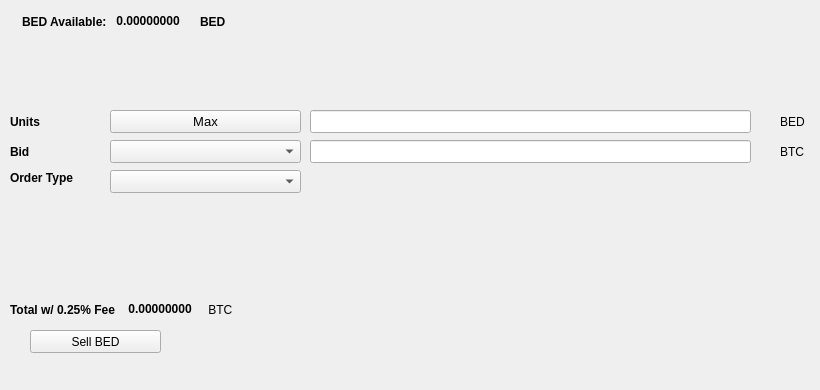
   <widget class="QWidget" name="SellTab">
    <attribute name="title">
     <string>Sell</string>
    </attribute>
    <widget class="QLabel" name="label_16">
     <property name="geometry">
      <rect>
       <x>780</x>
       <y>140</y>
       <width>31</width>
       <height>23</height>
      </rect>
     </property>
     <property name="text">
      <string>BTC</string>
     </property>
    </widget>
    <widget class="QComboBox" name="SellBidcomboBox">
     <property name="geometry">
      <rect>
       <x>110</x>
       <y>140</y>
       <width>191</width>
       <height>23</height>
      </rect>
     </property>
     <property name="font">
      <font>
       <pointsize>10</pointsize>
      </font>
     </property>
    </widget>
    <widget class="QLabel" name="label_18">
     <property name="geometry">
      <rect>
       <x>10</x>
       <y>110</y>
       <width>46</width>
       <height>23</height>
      </rect>
     </property>
     <property name="font">
      <font>
       <weight>75</weight>
       <bold>true</bold>
      </font>
     </property>
     <property name="text">
      <string>Units</string>
     </property>
    </widget>
    <widget class="QPushButton" name="Sell_Max_Amount">
     <property name="geometry">
      <rect>
       <x>110</x>
       <y>110</y>
       <width>191</width>
       <height>23</height>
      </rect>
     </property>
     <property name="font">
      <font>
       <pointsize>10</pointsize>
      </font>
     </property>
     <property name="text">
      <string>Max</string>
     </property>
    </widget>
    <widget class="QLabel" name="label_20">
     <property name="geometry">
      <rect>
       <x>10</x>
       <y>170</y>
       <width>91</width>
       <height>16</height>
      </rect>
     </property>
     <property name="font">
      <font>
       <weight>75</weight>
       <bold>true</bold>
      </font>
     </property>
     <property name="text">
      <string>Order Type</string>
     </property>
    </widget>
    <widget class="QComboBox" name="SellOrdertypeCombo">
     <property name="geometry">
      <rect>
       <x>110</x>
       <y>170</y>
       <width>191</width>
       <height>23</height>
      </rect>
     </property>
     <property name="font">
      <font>
       <pointsize>10</pointsize>
      </font>
     </property>
    </widget>
    <widget class="QLabel" name="label_21">
     <property name="geometry">
      <rect>
       <x>10</x>
       <y>140</y>
       <width>46</width>
       <height>23</height>
      </rect>
     </property>
     <property name="font">
      <font>
       <weight>75</weight>
       <bold>true</bold>
      </font>
     </property>
     <property name="text">
      <string>Bid</string>
     </property>
    </widget>
    <widget class="QLabel" name="label_22">
     <property name="geometry">
      <rect>
       <x>780</x>
       <y>110</y>
       <width>31</width>
       <height>23</height>
      </rect>
     </property>
     <property name="text">
      <string>BED</string>
     </property>
    </widget>
    <widget class="QLineEdit" name="UnitsInputBED">
     <property name="geometry">
      <rect>
       <x>310</x>
       <y>110</y>
       <width>441</width>
       <height>23</height>
      </rect>
     </property>
     <property name="font">
      <font>
       <pointsize>9</pointsize>
       <weight>75</weight>
       <bold>true</bold>
      </font>
     </property>
    </widget>
    <widget class="QLineEdit" name="SellBidPriceEdit">
     <property name="geometry">
      <rect>
       <x>310</x>
       <y>140</y>
       <width>441</width>
       <height>23</height>
      </rect>
     </property>
     <property name="font">
      <font>
       <pointsize>9</pointsize>
       <weight>75</weight>
       <bold>true</bold>
      </font>
     </property>
    </widget>
    <widget class="QPushButton" name="SellBEDBTN">
     <property name="geometry">
      <rect>
       <x>30</x>
       <y>330</y>
       <width>131</width>
       <height>23</height>
      </rect>
     </property>
     <property name="text">
      <string>Sell BED</string>
     </property>
     <property name="icon">
      <iconset resource="../bederl">
       <normaloff>:/icons/bitcoin</normaloff>:/icons/bitcoin</iconset>
     </property>
    </widget>
    <widget class="QWidget" name="layoutWidget3">
     <property name="geometry">
      <rect>
       <x>22</x>
       <y>12</y>
       <width>258</width>
       <height>19</height>
      </rect>
     </property>
     <layout class="QHBoxLayout" name="horizontalLayout">
      <item>
       <widget class="QLabel" name="label232_2">
        <property name="font">
         <font>
          <weight>75</weight>
          <bold>true</bold>
         </font>
        </property>
        <property name="text">
         <string>BED Available:</string>
        </property>
       </widget>
      </item>
      <item>
       <widget class="QLabel" name="BEDAvailableLabel">
        <property name="palette">
         <palette>
          <active>
           <colorrole role="WindowText">
            <brush brushstyle="SolidPattern">
             <color alpha="255">
              <red>0</red>
              <green>0</green>
              <blue>0</blue>
             </color>
            </brush>
           </colorrole>
           <colorrole role="Button">
            <brush brushstyle="SolidPattern">
             <color alpha="255">
              <red>0</red>
              <green>170</green>
              <blue>0</blue>
             </color>
            </brush>
           </colorrole>
           <colorrole role="Light">
            <brush brushstyle="SolidPattern">
             <color alpha="255">
              <red>0</red>
              <green>255</green>
              <blue>0</blue>
             </color>
            </brush>
           </colorrole>
           <colorrole role="Midlight">
            <brush brushstyle="SolidPattern">
             <color alpha="255">
              <red>0</red>
              <green>212</green>
              <blue>0</blue>
             </color>
            </brush>
           </colorrole>
           <colorrole role="Dark">
            <brush brushstyle="SolidPattern">
             <color alpha="255">
              <red>0</red>
              <green>85</green>
              <blue>0</blue>
             </color>
            </brush>
           </colorrole>
           <colorrole role="Mid">
            <brush brushstyle="SolidPattern">
             <color alpha="255">
              <red>0</red>
              <green>113</green>
              <blue>0</blue>
             </color>
            </brush>
           </colorrole>
           <colorrole role="Text">
            <brush brushstyle="SolidPattern">
             <color alpha="255">
              <red>0</red>
              <green>170</green>
              <blue>0</blue>
             </color>
            </brush>
           </colorrole>
           <colorrole role="BrightText">
            <brush brushstyle="SolidPattern">
             <color alpha="255">
              <red>255</red>
              <green>255</green>
              <blue>255</blue>
             </color>
            </brush>
           </colorrole>
           <colorrole role="ButtonText">
            <brush brushstyle="SolidPattern">
             <color alpha="255">
              <red>0</red>
              <green>0</green>
              <blue>0</blue>
             </color>
            </brush>
           </colorrole>
           <colorrole role="Base">
            <brush brushstyle="SolidPattern">
             <color alpha="255">
              <red>255</red>
              <green>255</green>
              <blue>255</blue>
             </color>
            </brush>
           </colorrole>
           <colorrole role="Window">
            <brush brushstyle="SolidPattern">
             <color alpha="255">
              <red>0</red>
              <green>170</green>
              <blue>0</blue>
             </color>
            </brush>
           </colorrole>
           <colorrole role="Shadow">
            <brush brushstyle="SolidPattern">
             <color alpha="255">
              <red>0</red>
              <green>0</green>
              <blue>0</blue>
             </color>
            </brush>
           </colorrole>
           <colorrole role="AlternateBase">
            <brush brushstyle="SolidPattern">
             <color alpha="255">
              <red>127</red>
              <green>212</green>
              <blue>127</blue>
             </color>
            </brush>
           </colorrole>
           <colorrole role="ToolTipBase">
            <brush brushstyle="SolidPattern">
             <color alpha="255">
              <red>255</red>
              <green>255</green>
              <blue>220</blue>
             </color>
            </brush>
           </colorrole>
           <colorrole role="ToolTipText">
            <brush brushstyle="SolidPattern">
             <color alpha="255">
              <red>0</red>
              <green>0</green>
              <blue>0</blue>
             </color>
            </brush>
           </colorrole>
          </active>
          <inactive>
           <colorrole role="WindowText">
            <brush brushstyle="SolidPattern">
             <color alpha="255">
              <red>0</red>
              <green>0</green>
              <blue>0</blue>
             </color>
            </brush>
           </colorrole>
           <colorrole role="Button">
            <brush brushstyle="SolidPattern">
             <color alpha="255">
              <red>0</red>
              <green>170</green>
              <blue>0</blue>
             </color>
            </brush>
           </colorrole>
           <colorrole role="Light">
            <brush brushstyle="SolidPattern">
             <color alpha="255">
              <red>0</red>
              <green>255</green>
              <blue>0</blue>
             </color>
            </brush>
           </colorrole>
           <colorrole role="Midlight">
            <brush brushstyle="SolidPattern">
             <color alpha="255">
              <red>0</red>
              <green>212</green>
              <blue>0</blue>
             </color>
            </brush>
           </colorrole>
           <colorrole role="Dark">
            <brush brushstyle="SolidPattern">
             <color alpha="255">
              <red>0</red>
              <green>85</green>
              <blue>0</blue>
             </color>
            </brush>
           </colorrole>
           <colorrole role="Mid">
            <brush brushstyle="SolidPattern">
             <color alpha="255">
              <red>0</red>
              <green>113</green>
              <blue>0</blue>
             </color>
            </brush>
           </colorrole>
           <colorrole role="Text">
            <brush brushstyle="SolidPattern">
             <color alpha="255">
              <red>0</red>
              <green>170</green>
              <blue>0</blue>
             </color>
            </brush>
           </colorrole>
           <colorrole role="BrightText">
            <brush brushstyle="SolidPattern">
             <color alpha="255">
              <red>255</red>
              <green>255</green>
              <blue>255</blue>
             </color>
            </brush>
           </colorrole>
           <colorrole role="ButtonText">
            <brush brushstyle="SolidPattern">
             <color alpha="255">
              <red>0</red>
              <green>0</green>
              <blue>0</blue>
             </color>
            </brush>
           </colorrole>
           <colorrole role="Base">
            <brush brushstyle="SolidPattern">
             <color alpha="255">
              <red>255</red>
              <green>255</green>
              <blue>255</blue>
             </color>
            </brush>
           </colorrole>
           <colorrole role="Window">
            <brush brushstyle="SolidPattern">
             <color alpha="255">
              <red>0</red>
              <green>170</green>
              <blue>0</blue>
             </color>
            </brush>
           </colorrole>
           <colorrole role="Shadow">
            <brush brushstyle="SolidPattern">
             <color alpha="255">
              <red>0</red>
              <green>0</green>
              <blue>0</blue>
             </color>
            </brush>
           </colorrole>
           <colorrole role="AlternateBase">
            <brush brushstyle="SolidPattern">
             <color alpha="255">
              <red>127</red>
              <green>212</green>
              <blue>127</blue>
             </color>
            </brush>
           </colorrole>
           <colorrole role="ToolTipBase">
            <brush brushstyle="SolidPattern">
             <color alpha="255">
              <red>255</red>
              <green>255</green>
              <blue>220</blue>
             </color>
            </brush>
           </colorrole>
           <colorrole role="ToolTipText">
            <brush brushstyle="SolidPattern">
             <color alpha="255">
              <red>0</red>
              <green>0</green>
              <blue>0</blue>
             </color>
            </brush>
           </colorrole>
          </inactive>
          <disabled>
           <colorrole role="WindowText">
            <brush brushstyle="SolidPattern">
             <color alpha="255">
              <red>0</red>
              <green>85</green>
              <blue>0</blue>
             </color>
            </brush>
           </colorrole>
           <colorrole role="Button">
            <brush brushstyle="SolidPattern">
             <color alpha="255">
              <red>0</red>
              <green>170</green>
              <blue>0</blue>
             </color>
            </brush>
           </colorrole>
           <colorrole role="Light">
            <brush brushstyle="SolidPattern">
             <color alpha="255">
              <red>0</red>
              <green>255</green>
              <blue>0</blue>
             </color>
            </brush>
           </colorrole>
           <colorrole role="Midlight">
            <brush brushstyle="SolidPattern">
             <color alpha="255">
              <red>0</red>
              <green>212</green>
              <blue>0</blue>
             </color>
            </brush>
           </colorrole>
           <colorrole role="Dark">
            <brush brushstyle="SolidPattern">
             <color alpha="255">
              <red>0</red>
              <green>85</green>
              <blue>0</blue>
             </color>
            </brush>
           </colorrole>
           <colorrole role="Mid">
            <brush brushstyle="SolidPattern">
             <color alpha="255">
              <red>0</red>
              <green>113</green>
              <blue>0</blue>
             </color>
            </brush>
           </colorrole>
           <colorrole role="Text">
            <brush brushstyle="SolidPattern">
             <color alpha="255">
              <red>0</red>
              <green>85</green>
              <blue>0</blue>
             </color>
            </brush>
           </colorrole>
           <colorrole role="BrightText">
            <brush brushstyle="SolidPattern">
             <color alpha="255">
              <red>255</red>
              <green>255</green>
              <blue>255</blue>
             </color>
            </brush>
           </colorrole>
           <colorrole role="ButtonText">
            <brush brushstyle="SolidPattern">
             <color alpha="255">
              <red>0</red>
              <green>85</green>
              <blue>0</blue>
             </color>
            </brush>
           </colorrole>
           <colorrole role="Base">
            <brush brushstyle="SolidPattern">
             <color alpha="255">
              <red>0</red>
              <green>170</green>
              <blue>0</blue>
             </color>
            </brush>
           </colorrole>
           <colorrole role="Window">
            <brush brushstyle="SolidPattern">
             <color alpha="255">
              <red>0</red>
              <green>170</green>
              <blue>0</blue>
             </color>
            </brush>
           </colorrole>
           <colorrole role="Shadow">
            <brush brushstyle="SolidPattern">
             <color alpha="255">
              <red>0</red>
              <green>0</green>
              <blue>0</blue>
             </color>
            </brush>
           </colorrole>
           <colorrole role="AlternateBase">
            <brush brushstyle="SolidPattern">
             <color alpha="255">
              <red>0</red>
              <green>170</green>
              <blue>0</blue>
             </color>
            </brush>
           </colorrole>
           <colorrole role="ToolTipBase">
            <brush brushstyle="SolidPattern">
             <color alpha="255">
              <red>255</red>
              <green>255</green>
              <blue>220</blue>
             </color>
            </brush>
           </colorrole>
           <colorrole role="ToolTipText">
            <brush brushstyle="SolidPattern">
             <color alpha="255">
              <red>0</red>
              <green>0</green>
              <blue>0</blue>
             </color>
            </brush>
           </colorrole>
          </disabled>
         </palette>
        </property>
        <property name="font">
         <font>
          <weight>75</weight>
          <bold>true</bold>
         </font>
        </property>
        <property name="text">
         <string> 0.00000000 </string>
        </property>
        <property name="textInteractionFlags">
         <set>Qt::LinksAccessibleByMouse|Qt::TextSelectableByKeyboard|Qt::TextSelectableByMouse</set>
        </property>
       </widget>
      </item>
      <item>
       <widget class="QLabel" name="labelBED">
        <property name="font">
         <font>
          <weight>75</weight>
          <bold>true</bold>
         </font>
        </property>
        <property name="text">
         <string>BED</string>
        </property>
       </widget>
      </item>
     </layout>
    </widget>
    <widget class="QWidget" name="layoutWidget">
     <property name="geometry">
      <rect>
       <x>10</x>
       <y>300</y>
       <width>268</width>
       <height>19</height>
      </rect>
     </property>
     <layout class="QHBoxLayout" name="horizontalLayout_2">
      <item>
       <widget class="QLabel" name="label_19">
        <property name="font">
         <font>
          <weight>75</weight>
          <bold>true</bold>
         </font>
        </property>
        <property name="text">
         <string>Total w/ 0.25% Fee </string>
        </property>
       </widget>
      </item>
      <item>
       <widget class="QLabel" name="SellCostLabel">
        <property name="palette">
         <palette>
          <active>
           <colorrole role="WindowText">
            <brush brushstyle="SolidPattern">
             <color alpha="255">
              <red>0</red>
              <green>0</green>
              <blue>0</blue>
             </color>
            </brush>
           </colorrole>
           <colorrole role="Button">
            <brush brushstyle="SolidPattern">
             <color alpha="255">
              <red>0</red>
              <green>170</green>
              <blue>0</blue>
             </color>
            </brush>
           </colorrole>
           <colorrole role="Light">
            <brush brushstyle="SolidPattern">
             <color alpha="255">
              <red>0</red>
              <green>255</green>
              <blue>0</blue>
             </color>
            </brush>
           </colorrole>
           <colorrole role="Midlight">
            <brush brushstyle="SolidPattern">
             <color alpha="255">
              <red>0</red>
              <green>212</green>
              <blue>0</blue>
             </color>
            </brush>
           </colorrole>
           <colorrole role="Dark">
            <brush brushstyle="SolidPattern">
             <color alpha="255">
              <red>0</red>
              <green>85</green>
              <blue>0</blue>
             </color>
            </brush>
           </colorrole>
           <colorrole role="Mid">
            <brush brushstyle="SolidPattern">
             <color alpha="255">
              <red>0</red>
              <green>113</green>
              <blue>0</blue>
             </color>
            </brush>
           </colorrole>
           <colorrole role="Text">
            <brush brushstyle="SolidPattern">
             <color alpha="255">
              <red>0</red>
              <green>170</green>
              <blue>0</blue>
             </color>
            </brush>
           </colorrole>
           <colorrole role="BrightText">
            <brush brushstyle="SolidPattern">
             <color alpha="255">
              <red>255</red>
              <green>255</green>
              <blue>255</blue>
             </color>
            </brush>
           </colorrole>
           <colorrole role="ButtonText">
            <brush brushstyle="SolidPattern">
             <color alpha="255">
              <red>0</red>
              <green>0</green>
              <blue>0</blue>
             </color>
            </brush>
           </colorrole>
           <colorrole role="Base">
            <brush brushstyle="SolidPattern">
             <color alpha="255">
              <red>255</red>
              <green>255</green>
              <blue>255</blue>
             </color>
            </brush>
           </colorrole>
           <colorrole role="Window">
            <brush brushstyle="SolidPattern">
             <color alpha="255">
              <red>0</red>
              <green>170</green>
              <blue>0</blue>
             </color>
            </brush>
           </colorrole>
           <colorrole role="Shadow">
            <brush brushstyle="SolidPattern">
             <color alpha="255">
              <red>0</red>
              <green>0</green>
              <blue>0</blue>
             </color>
            </brush>
           </colorrole>
           <colorrole role="AlternateBase">
            <brush brushstyle="SolidPattern">
             <color alpha="255">
              <red>127</red>
              <green>212</green>
              <blue>127</blue>
             </color>
            </brush>
           </colorrole>
           <colorrole role="ToolTipBase">
            <brush brushstyle="SolidPattern">
             <color alpha="255">
              <red>255</red>
              <green>255</green>
              <blue>220</blue>
             </color>
            </brush>
           </colorrole>
           <colorrole role="ToolTipText">
            <brush brushstyle="SolidPattern">
             <color alpha="255">
              <red>0</red>
              <green>0</green>
              <blue>0</blue>
             </color>
            </brush>
           </colorrole>
          </active>
          <inactive>
           <colorrole role="WindowText">
            <brush brushstyle="SolidPattern">
             <color alpha="255">
              <red>0</red>
              <green>0</green>
              <blue>0</blue>
             </color>
            </brush>
           </colorrole>
           <colorrole role="Button">
            <brush brushstyle="SolidPattern">
             <color alpha="255">
              <red>0</red>
              <green>170</green>
              <blue>0</blue>
             </color>
            </brush>
           </colorrole>
           <colorrole role="Light">
            <brush brushstyle="SolidPattern">
             <color alpha="255">
              <red>0</red>
              <green>255</green>
              <blue>0</blue>
             </color>
            </brush>
           </colorrole>
           <colorrole role="Midlight">
            <brush brushstyle="SolidPattern">
             <color alpha="255">
              <red>0</red>
              <green>212</green>
              <blue>0</blue>
             </color>
            </brush>
           </colorrole>
           <colorrole role="Dark">
            <brush brushstyle="SolidPattern">
             <color alpha="255">
              <red>0</red>
              <green>85</green>
              <blue>0</blue>
             </color>
            </brush>
           </colorrole>
           <colorrole role="Mid">
            <brush brushstyle="SolidPattern">
             <color alpha="255">
              <red>0</red>
              <green>113</green>
              <blue>0</blue>
             </color>
            </brush>
           </colorrole>
           <colorrole role="Text">
            <brush brushstyle="SolidPattern">
             <color alpha="255">
              <red>0</red>
              <green>170</green>
              <blue>0</blue>
             </color>
            </brush>
           </colorrole>
           <colorrole role="BrightText">
            <brush brushstyle="SolidPattern">
             <color alpha="255">
              <red>255</red>
              <green>255</green>
              <blue>255</blue>
             </color>
            </brush>
           </colorrole>
           <colorrole role="ButtonText">
            <brush brushstyle="SolidPattern">
             <color alpha="255">
              <red>0</red>
              <green>0</green>
              <blue>0</blue>
             </color>
            </brush>
           </colorrole>
           <colorrole role="Base">
            <brush brushstyle="SolidPattern">
             <color alpha="255">
              <red>255</red>
              <green>255</green>
              <blue>255</blue>
             </color>
            </brush>
           </colorrole>
           <colorrole role="Window">
            <brush brushstyle="SolidPattern">
             <color alpha="255">
              <red>0</red>
              <green>170</green>
              <blue>0</blue>
             </color>
            </brush>
           </colorrole>
           <colorrole role="Shadow">
            <brush brushstyle="SolidPattern">
             <color alpha="255">
              <red>0</red>
              <green>0</green>
              <blue>0</blue>
             </color>
            </brush>
           </colorrole>
           <colorrole role="AlternateBase">
            <brush brushstyle="SolidPattern">
             <color alpha="255">
              <red>127</red>
              <green>212</green>
              <blue>127</blue>
             </color>
            </brush>
           </colorrole>
           <colorrole role="ToolTipBase">
            <brush brushstyle="SolidPattern">
             <color alpha="255">
              <red>255</red>
              <green>255</green>
              <blue>220</blue>
             </color>
            </brush>
           </colorrole>
           <colorrole role="ToolTipText">
            <brush brushstyle="SolidPattern">
             <color alpha="255">
              <red>0</red>
              <green>0</green>
              <blue>0</blue>
             </color>
            </brush>
           </colorrole>
          </inactive>
          <disabled>
           <colorrole role="WindowText">
            <brush brushstyle="SolidPattern">
             <color alpha="255">
              <red>0</red>
              <green>85</green>
              <blue>0</blue>
             </color>
            </brush>
           </colorrole>
           <colorrole role="Button">
            <brush brushstyle="SolidPattern">
             <color alpha="255">
              <red>0</red>
              <green>170</green>
              <blue>0</blue>
             </color>
            </brush>
           </colorrole>
           <colorrole role="Light">
            <brush brushstyle="SolidPattern">
             <color alpha="255">
              <red>0</red>
              <green>255</green>
              <blue>0</blue>
             </color>
            </brush>
           </colorrole>
           <colorrole role="Midlight">
            <brush brushstyle="SolidPattern">
             <color alpha="255">
              <red>0</red>
              <green>212</green>
              <blue>0</blue>
             </color>
            </brush>
           </colorrole>
           <colorrole role="Dark">
            <brush brushstyle="SolidPattern">
             <color alpha="255">
              <red>0</red>
              <green>85</green>
              <blue>0</blue>
             </color>
            </brush>
           </colorrole>
           <colorrole role="Mid">
            <brush brushstyle="SolidPattern">
             <color alpha="255">
              <red>0</red>
              <green>113</green>
              <blue>0</blue>
             </color>
            </brush>
           </colorrole>
           <colorrole role="Text">
            <brush brushstyle="SolidPattern">
             <color alpha="255">
              <red>0</red>
              <green>85</green>
              <blue>0</blue>
             </color>
            </brush>
           </colorrole>
           <colorrole role="BrightText">
            <brush brushstyle="SolidPattern">
             <color alpha="255">
              <red>255</red>
              <green>255</green>
              <blue>255</blue>
             </color>
            </brush>
           </colorrole>
           <colorrole role="ButtonText">
            <brush brushstyle="SolidPattern">
             <color alpha="255">
              <red>0</red>
              <green>85</green>
              <blue>0</blue>
             </color>
            </brush>
           </colorrole>
           <colorrole role="Base">
            <brush brushstyle="SolidPattern">
             <color alpha="255">
              <red>0</red>
              <green>170</green>
              <blue>0</blue>
             </color>
            </brush>
           </colorrole>
           <colorrole role="Window">
            <brush brushstyle="SolidPattern">
             <color alpha="255">
              <red>0</red>
              <green>170</green>
              <blue>0</blue>
             </color>
            </brush>
           </colorrole>
           <colorrole role="Shadow">
            <brush brushstyle="SolidPattern">
             <color alpha="255">
              <red>0</red>
              <green>0</green>
              <blue>0</blue>
             </color>
            </brush>
           </colorrole>
           <colorrole role="AlternateBase">
            <brush brushstyle="SolidPattern">
             <color alpha="255">
              <red>0</red>
              <green>170</green>
              <blue>0</blue>
             </color>
            </brush>
           </colorrole>
           <colorrole role="ToolTipBase">
            <brush brushstyle="SolidPattern">
             <color alpha="255">
              <red>255</red>
              <green>255</green>
              <blue>220</blue>
             </color>
            </brush>
           </colorrole>
           <colorrole role="ToolTipText">
            <brush brushstyle="SolidPattern">
             <color alpha="255">
              <red>0</red>
              <green>0</green>
              <blue>0</blue>
             </color>
            </brush>
           </colorrole>
          </disabled>
         </palette>
        </property>
        <property name="font">
         <font>
          <weight>75</weight>
          <bold>true</bold>
         </font>
        </property>
        <property name="autoFillBackground">
         <bool>false</bool>
        </property>
        <property name="text">
         <string> 0.00000000</string>
        </property>
        <property name="textInteractionFlags">
         <set>Qt::LinksAccessibleByMouse|Qt::TextSelectableByMouse</set>
        </property>
       </widget>
      </item>
      <item>
       <widget class="QLabel" name="label_17">
        <property name="font">
         <font>
          <weight>50</weight>
          <bold>false</bold>
         </font>
        </property>
        <property name="text">
         <string> BTC</string>
        </property>
       </widget>
      </item>
     </layout>
    </widget>
    <widget class="QLabel" name="label_23">
     <property name="geometry">
      <rect>
       <x>460</x>
       <y>300</y>
       <width>281</width>
       <height>81</height>
      </rect>
     </property>
     <property name="text">
      <string/>
     </property>
     <property name="pixmap">
      <pixmap>:/images/bittrex</pixmap>
     </property>
    </widget>
   </widget>
